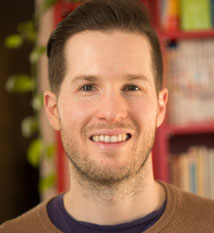
#> input picture assets/images/bio/Andre Cianflone.jpg, 214 x 233 px
$ python optimize_images.py --source_dir ../../../assets/images/bio
#> lines starting #> are read from the running program, lines starting #| are printed output that depends on the picture
"""
To resize an image, you can use the following command:
```bash
python -m src.python.cli.optimize_images --source_dir assets/images/bio/
```

This will resize all images in `assets/images/bio/` to a resolution of 300x300 in webp format (they will be saved as '.avatar.webp').
"""
import argparse
from pathlib import Path
import shutil

from tqdm import tqdm
from PIL import Image

def main(source_dir: str):
#> called with source_dir = '../../../assets/images/bio'
    print(f"Optimizing images in {source_dir}")
    source_dir: Path = Path(source_dir)

    if not source_dir.exists():
        print(f"Directory {source_dir} does not exist.")
        return

    all_images = []
    for extension in ["jpg", "jpeg", "png", "webp"]:
        all_images.extend(list(source_dir.glob(f"*.{extension}")))

    # Allow jpg, jpeg, png, webp
    for image_path in tqdm(all_images):
        if str(image_path).endswith('avatar.webp'):
            print(f"Skipping {image_path} as it is already a thumbnail.")
            continue

        # First, get the extension of the image
        img_ext = image_path.suffix.lower()
        if img_ext not in [".jpg", ".jpeg", ".png", ".webp"]:
            print(f"Skipping {image_path} as it is not a jpg or jpeg image.")
            continue

        im = Image.open(image_path)
#> im is the input picture: PIL image 214x233 RGB; mean R, G, B 150.1, 108.1, 77.8

        # Remove transparency if it's a png
        if img_ext == ".png":
            im = im.convert("RGB")

        # If the image is not square, we crop it to make it square
        if im.width != im.height:
            size = min(im.width, im.height)
#> size = 214
            left = (im.width - size) / 2
#> left = 0
            top = (im.height - size) / 2
#> top = 9.5
            right = (im.width + size) / 2
#> right = 214
            bottom = (im.height + size) / 2
#> bottom = 223.5
            im = im.crop((left, top, right, bottom))
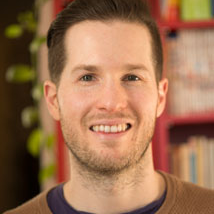
#> im: PIL image 214x214 RGB; mean R, G, B 154.8, 111.8, 80.9

        im.thumbnail((300, 300))

        im.save(image_path.with_suffix(".avatar.webp"), "WEBP", quality=80)

        print(f"Optimized {image_path} and saved it as {image_path.with_suffix('.thumbnail.webp')}")

if __name__ == "__main__":
    parser = argparse.ArgumentParser(description="Optimize images")
    parser.add_argument("--source_dir", type=str, required=True, help="Source directory")
    args = parser.parse_args()
    main(args.source_dir)
